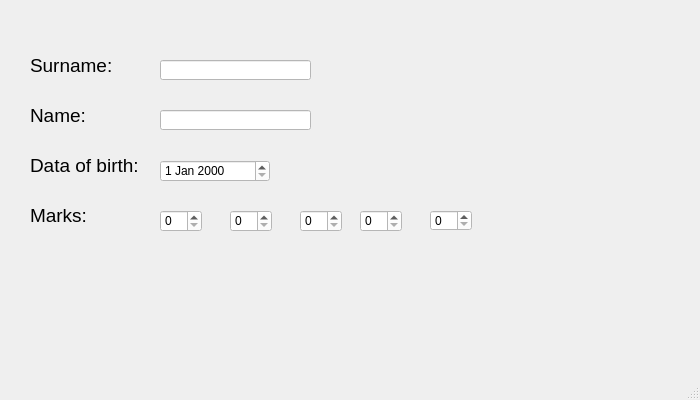
<?xml version="1.0" encoding="UTF-8"?>
<ui version="4.0">
 <class>InputKeyboard_Window</class>
 <widget class="QMainWindow" name="InputKeyboard_Window">
  <property name="geometry">
   <rect>
    <x>0</x>
    <y>0</y>
    <width>700</width>
    <height>400</height>
   </rect>
  </property>
  <property name="minimumSize">
   <size>
    <width>700</width>
    <height>400</height>
   </size>
  </property>
  <property name="maximumSize">
   <size>
    <width>700</width>
    <height>400</height>
   </size>
  </property>
  <property name="sizeIncrement">
   <size>
    <width>700</width>
    <height>400</height>
   </size>
  </property>
  <property name="windowTitle">
   <string>MainWindow</string>
  </property>
  <widget class="QWidget" name="centralwidget">
   <widget class="QWidget" name="widget_Mark2" native="true">
    <property name="geometry">
     <rect>
      <x>0</x>
      <y>-30</y>
      <width>701</width>
      <height>461</height>
     </rect>
    </property>
    <property name="styleSheet">
     <string notr="true">QWidget
{
background: url(&quot;://rec//img//Background.png&quot;);
background-repeat: repeat;

  height: 500px; /* You must set a specified height */
  background-position: center; /* Center the image */
  background-repeat: no-repeat; /* Do not repeat the image */
  background-size: cover; /* Resize the background image to cover the entire container */
}

</string>
    </property>
    <widget class="QLabel" name="label">
     <property name="geometry">
      <rect>
       <x>30</x>
       <y>80</y>
       <width>111</width>
       <height>31</height>
      </rect>
     </property>
     <property name="font">
      <font>
       <pointsize>14</pointsize>
      </font>
     </property>
     <property name="styleSheet">
      <string notr="true">background: transparent;</string>
     </property>
     <property name="text">
      <string>Surname:</string>
     </property>
    </widget>
    <widget class="QLabel" name="label_2">
     <property name="geometry">
      <rect>
       <x>30</x>
       <y>130</y>
       <width>111</width>
       <height>31</height>
      </rect>
     </property>
     <property name="font">
      <font>
       <pointsize>14</pointsize>
      </font>
     </property>
     <property name="styleSheet">
      <string notr="true">background: transparent;</string>
     </property>
     <property name="text">
      <string>Name:</string>
     </property>
    </widget>
    <widget class="QLabel" name="label_3">
     <property name="geometry">
      <rect>
       <x>30</x>
       <y>180</y>
       <width>111</width>
       <height>31</height>
      </rect>
     </property>
     <property name="font">
      <font>
       <pointsize>14</pointsize>
      </font>
     </property>
     <property name="styleSheet">
      <string notr="true">background: transparent;</string>
     </property>
     <property name="text">
      <string>Data of birth:</string>
     </property>
    </widget>
    <widget class="QLabel" name="label_4">
     <property name="geometry">
      <rect>
       <x>30</x>
       <y>230</y>
       <width>61</width>
       <height>31</height>
      </rect>
     </property>
     <property name="font">
      <font>
       <pointsize>14</pointsize>
      </font>
     </property>
     <property name="styleSheet">
      <string notr="true">background: transparent;</string>
     </property>
     <property name="text">
      <string>Marks:</string>
     </property>
    </widget>
    <widget class="QDateEdit" name="dateEdit">
     <property name="geometry">
      <rect>
       <x>160</x>
       <y>190</y>
       <width>110</width>
       <height>22</height>
      </rect>
     </property>
     <property name="styleSheet">
      <string notr="true">background: white;</string>
     </property>
    </widget>
    <widget class="QSpinBox" name="spinBox_Mark1">
     <property name="geometry">
      <rect>
       <x>160</x>
       <y>240</y>
       <width>42</width>
       <height>22</height>
      </rect>
     </property>
     <property name="styleSheet">
      <string notr="true">background: white;</string>
     </property>
    </widget>
    <widget class="QSpinBox" name="spinBox_Mark2">
     <property name="geometry">
      <rect>
       <x>230</x>
       <y>240</y>
       <width>42</width>
       <height>22</height>
      </rect>
     </property>
     <property name="styleSheet">
      <string notr="true">background: white;</string>
     </property>
    </widget>
    <widget class="QSpinBox" name="spinBox_Mark3">
     <property name="geometry">
      <rect>
       <x>300</x>
       <y>240</y>
       <width>42</width>
       <height>22</height>
      </rect>
     </property>
     <property name="styleSheet">
      <string notr="true">background: white;</string>
     </property>
    </widget>
    <widget class="QSpinBox" name="spinBox_Mark4">
     <property name="geometry">
      <rect>
       <x>360</x>
       <y>240</y>
       <width>42</width>
       <height>22</height>
      </rect>
     </property>
     <property name="styleSheet">
      <string notr="true">background: white;</string>
     </property>
    </widget>
    <widget class="QSpinBox" name="spinBox_Mark5">
     <property name="geometry">
      <rect>
       <x>430</x>
       <y>240</y>
       <width>42</width>
       <height>21</height>
      </rect>
     </property>
     <property name="styleSheet">
      <string notr="true">background: white;</string>
     </property>
    </widget>
    <widget class="QPushButton" name="pushButton_OK">
     <property name="geometry">
      <rect>
       <x>150</x>
       <y>300</y>
       <width>101</width>
       <height>41</height>
      </rect>
     </property>
     <property name="styleSheet">
      <string notr="true">QPushButton#pushButton_OK {

background: url(&quot;://rec//img//btn_OK.png&quot;);
 	background-repeat: repeat-none;
	background-position: middle;
	border-style: outset;
    border-radius: 10px;
    border-color: beige;
    font: bold 14px;
    min-width: 2em;
    padding: 6px;

}

QPushButton#pushButton_OK:hover {

background: url(&quot;://rec//img//btn_OK_hover.png&quot;);
	background-repeat: repeat-none;
    border-style: inset;
	background-position: middle;
 }

QPushButton#pushButton_OK:pressed {

background: url(&quot;://rec//img//btn_OK_pressed.png&quot;);
	background-repeat: repeat-none;
	background-position: bottom;

}

</string>
     </property>
     <property name="text">
      <string/>
     </property>
    </widget>
    <widget class="QPushButton" name="pushButton_Cancel">
     <property name="geometry">
      <rect>
       <x>350</x>
       <y>300</y>
       <width>101</width>
       <height>41</height>
      </rect>
     </property>
     <property name="styleSheet">
      <string notr="true">QPushButton#pushButton_Cancel {

background: url(&quot;://rec//img//btn_Cancel.png&quot;);
 	background-repeat: repeat-none;
	background-position: middle;
	border-style: outset;
    border-radius: 10px;
    border-color: beige;
    font: bold 14px;
    min-width: 2em;
    padding: 6px;

}

QPushButton#pushButton_Cancel:hover {
background: url(&quot;://rec//img//btn_Cancel_hover.png&quot;);
	background-repeat: repeat-none;
    border-style: inset;
	background-position: middle;
 }

QPushButton#pushButton_Cancel:pressed {

background: url(&quot;://rec//img//btn_Cancel_pressed.png&quot;);
	background-repeat: repeat-none;
	background-position: bottom;

}

</string>
     </property>
     <property name="text">
      <string/>
     </property>
    </widget>
    <widget class="QLineEdit" name="lineEdit_Surname">
     <property name="geometry">
      <rect>
       <x>160</x>
       <y>90</y>
       <width>151</width>
       <height>20</height>
      </rect>
     </property>
     <property name="contextMenuPolicy">
      <enum>Qt::ActionsContextMenu</enum>
     </property>
     <property name="styleSheet">
      <string notr="true">background: white;</string>
     </property>
     <property name="inputMethodHints">
      <set>Qt::ImhDigitsOnly</set>
     </property>
    </widget>
    <widget class="QLineEdit" name="lineEdit_Name">
     <property name="geometry">
      <rect>
       <x>160</x>
       <y>140</y>
       <width>151</width>
       <height>20</height>
      </rect>
     </property>
     <property name="styleSheet">
      <string notr="true">background: white;</string>
     </property>
    </widget>
   </widget>
  </widget>
  <widget class="QMenuBar" name="menubar">
   <property name="geometry">
    <rect>
     <x>0</x>
     <y>0</y>
     <width>700</width>
     <height>21</height>
    </rect>
   </property>
  </widget>
  <widget class="QStatusBar" name="statusbar"/>
 </widget>
 <resources/>
 <connections/>
</ui>
